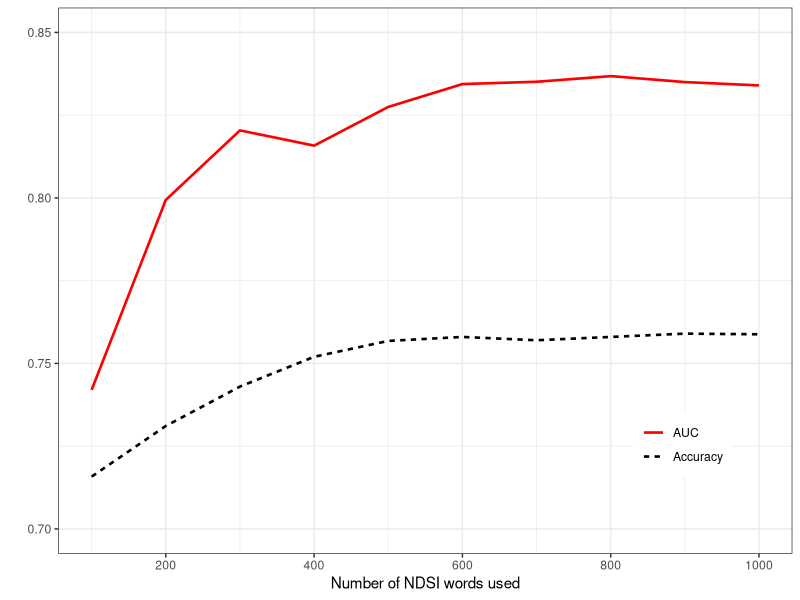

Source code (R): (Note: this script raises an error after producing the figure.)
# Ebert
# 12 January 2017

library(ggplot2)
library(reshape)

num_words = c(100, 200, 300, 400, 500, 600, 700, 800, 900, 1000)
AUC = c(.7420, .7994, .8204, .8158, .8275, .8344, .8351, .8368, .8350, .8340) # This is for Emoji
Accuracy = c(.7158, .7311, .7430, .7520, .7568, .7580, .7570, .7580, .7590, .7588) # This is for Emoji
s140_auc =  c(.6497, .7133, .7302, .7546, .7610, .7557, .7510, .7580, .7467, .7540) # This is for Sent140
s140_acc =  c(.6324, .6923, .7264, .7094, .7350, .7264, .7350, .7179, .7179, .7260) # This is for Sent140
minutes = c(5.0, 14.1, 28.1, 29.4, 40.8, 50.5, 1.03*60, 1.23*60, 1.37*60, 1.5*60)
df = as.data.frame(cbind(num_words, AUC, Accuracy))

melt(df, id=c("num_words"))

p = ggplot(data = melt(df, id=c("num_words")), aes(x = num_words, y = value, colour = variable)) +
  geom_line(aes(linetype = variable), size = 0.9) +
  xlab("Number of NDSI words used") + ylab("") +
  #ggtitle("Accuracy and AUC vs NDSI Words Used") +
  theme_bw() +
  theme(legend.title=element_blank()) +
  scale_fill_discrete(name="Blah",
                      breaks=c("emoji_auc", "emoji_auc"),
                      labels=c("AUC", "Accuracy 1")) +
  scale_color_manual(values=c("red", "black")) +
  theme(legend.position = c(.85,.2)) +
  scale_x_continuous(name="Number of NDSI words used", breaks=seq(0,1000,200)) +
  scale_y_continuous(name="", limits=c(0.7, 0.85), breaks = seq(0.7, 0.85, 0.05))
p








# Junk below here, I think.


# First plot
p = ggplot(data = df, aes(num_words))
p = p + geom_line(aes(y = emoji_auc, colour = "Emoji AUC"))
p = p + geom_line(aes(y = emoji_acc, colour = "Emoji Accuracy"))

p = p + scale_colour_manual("",
                            breaks = c("Emoji AUC", "Emoji Accuracy"),
                            values = c("red", "blue")) +
  xlab("Number of NDSI words used") + ylab("") +
  ggtitle("Accuracy and AUC vs NDSI Words Used") +
  theme_bw() +
  theme(legend.position = c(.85,.2)) +
  scale_x_continuous(name="Number of words used", breaks=seq(0,1000,200)) +
  scale_y_continuous(name="", limits=c(0.7, 0.85), breaks = seq(0.7, 0.85, 0.05))
p



p = ggplot(data = df, aes(num_words))
p = p + geom_line(aes(y = s140_auc, colour = "Sentiment140 AUC"))
p = p + geom_line(aes(y = s140_acc, colour = "Sentiment140 Accuracy"))
p = p + scale_colour_manual("",
                            breaks = c("Sentiment140 AUC", "Sentiment140 Accuracy"),
                            values = c("red", "blue")) +
  xlab("Number of NDSI words used") + ylab("") +
  ggtitle("Accuracy and AUC vs NDSI Words Used") +
  theme_bw() +
  theme(legend.position = c(.85,.2)) +
  scale_x_continuous(name="Number of words used", breaks=seq(0,1000,200)) +
  scale_y_continuous(name="", limits=c(0.6, 0.8), breaks = seq(0.6, 0.8, 0.05))
p


# Second Attempt
p = ggplot(data = df, aes(num_words))
p = p + geom_line(aes(y = emoji_auc, colour = "AUC", linetype="Emoji"))
p = p + geom_line(aes(y = emoji_acc, colour = "Accuracy", linetype="Emoji"))
p = p + geom_line(aes(y = s140_auc, colour = "AUC", linetype="Sentiment140"))
p = p + geom_line(aes(y = s140_acc, colour = "Accuracy", linetype = "Sentiment140"))
#p = p + scale_linetype_manual("Data Set", values=c("Emoji"=2,"Sentiment140"=1)) +
p = p + scale_colour_manual("Metric", values=c("AUC"=2,"Accuracy"=1)) +
  xlab("Number of words used") + ylab("") + 
  ggtitle("Accuracy and AUC vs NDSI Words Used") +
  theme_bw() +
  theme(legend.position = c(.85,.2)) +
  scale_x_continuous(name="Number of words used", breaks=seq(0,1000,200)) +
  scale_y_continuous(name="", limits=c(0.6, 0.85), breaks = seq(0.6, 0.85, 0.05))
p


# Third attempt: Use reshape?
